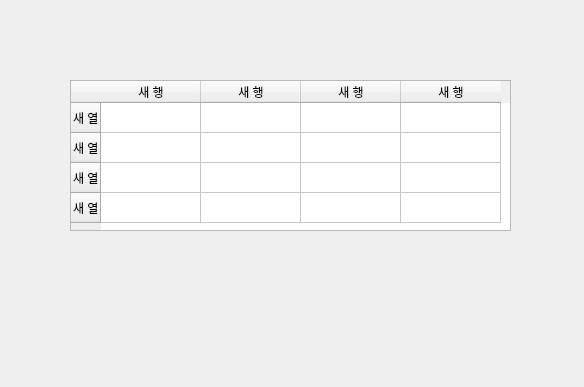
<?xml version="1.0" encoding="UTF-8"?>
<ui version="4.0">
 <class>Dialog</class>
 <widget class="QDialog" name="Dialog">
  <property name="geometry">
   <rect>
    <x>0</x>
    <y>0</y>
    <width>584</width>
    <height>387</height>
   </rect>
  </property>
  <property name="windowTitle">
   <string>Dialog</string>
  </property>
  <widget class="QTableWidget" name="tableWidget">
   <property name="geometry">
    <rect>
     <x>70</x>
     <y>80</y>
     <width>441</width>
     <height>151</height>
    </rect>
   </property>
   <row>
    <property name="text">
     <string>새 열</string>
    </property>
   </row>
   <row>
    <property name="text">
     <string>새 열</string>
    </property>
   </row>
   <row>
    <property name="text">
     <string>새 열</string>
    </property>
   </row>
   <row>
    <property name="text">
     <string>새 열</string>
    </property>
   </row>
   <column>
    <property name="text">
     <string>새 행</string>
    </property>
   </column>
   <column>
    <property name="text">
     <string>새 행</string>
    </property>
   </column>
   <column>
    <property name="text">
     <string>새 행</string>
    </property>
   </column>
   <column>
    <property name="text">
     <string>새 행</string>
    </property>
   </column>
   <item row="0" column="0">
    <property name="text">
     <string/>
    </property>
   </item>
  </widget>
 </widget>
 <resources/>
 <connections/>
</ui>
